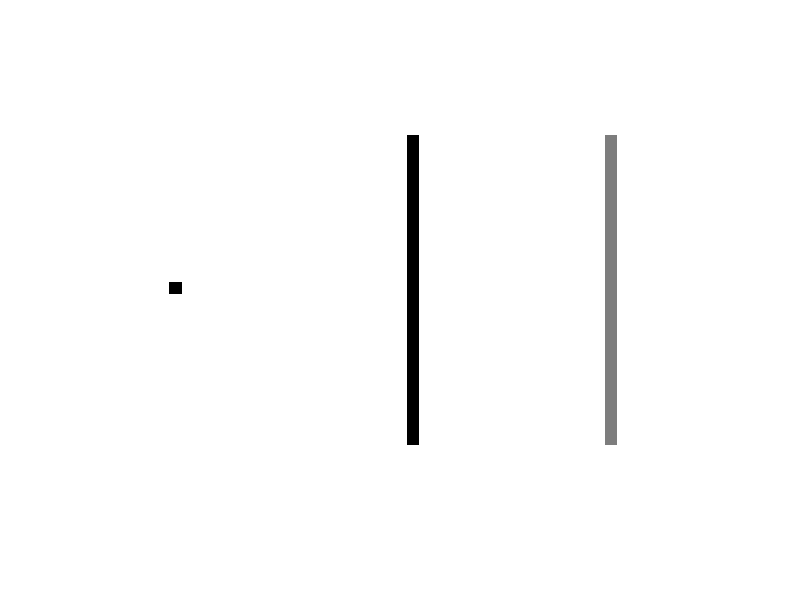

Write the MATLAB code that produced this figure. (Note: this script raises an error after producing the figure.)
clear;
clc;

alpha = .5;
beta = 0.1;
tau = 0.5;
RES = 0.5;
R = 100;


n = 128;
m = 256;
f = zeros(n,m);
f((n/2-2):(n/2+2),28:32) = 255;
f(:,126:130) = 255;
f(:,208:212) = 128;
figure(1);
imshow((255*ones(n,m)-f),[0,255]);

%%
%Compute Fext
K = AM_VFK(2, 128, 'power',1.8);
FFTsize = size(f) + size(K(:,:,1)) - 1;
k = K(:,:,1) + j*K(:,:,2);      % consider the vectors as complex numbers
temp = ifft2(fft2(f, FFTsize(1), FFTsize(2)) .* fft2(k, FFTsize(1), FFTsize(2)));

% remove padded points
rmv = (size(K(:,:,1)) - 1)/2;
temp = temp(rmv(1)+1:end-rmv(1), rmv(2)+1:end-rmv(2), :);
Fext(:,:,2) = imag(temp);
Fext(:,:,1) = real(temp);

% Normalize
Fmag = sqrt(sum(Fext.*Fext,3))+eps;
Fext(:,:,1) = Fext(:,:,1)./Fmag;
Fext(:,:,2) = Fext(:,:,2)./Fmag;

R = 28;

%%
%Show Fext vector field
figure(2);
AC_quiver(Fext,(255*ones(n,m)-f));

%%
%Show streamline
[x y] = meshgrid(1:4:(m-1),1:4:(n-1));
vt = [x(:) y(:)];   % seeds
VT = zeros([size(vt) 120]);
VT(:,:,1) = vt;
for i=1:119, % moving these seeds
    vt = AC_deform(vt,0,0,tau,Fext,1);
    VT(:,:,i+1) = vt;
end

%Define ground truth to color streamline according to FOI
impulse_noise = zeros(n,m);
impulse_noise((n/2-2):(n/2+2),28:32) = 255;
[iTy, iTx] = find(impulse_noise);
weak_edge = zeros(n,m);
weak_edge(:,208:212) = 128;
[wTy, wTx] = find(weak_edge);

figure(1);
hold on
for i=1:size(vt,1),
   if min(abs(VT(i,1,end)-iTx)+abs(VT(i,2,end)-iTy))<=2,
       plot(squeeze(VT(i,1,:)), squeeze(VT(i,2,:)),'r','linewidth',1)
   elseif min(abs(VT(i,1,end)-wTx)+abs(VT(i,2,end)-wTy))<=2,
       plot(squeeze(VT(i,1,:)), squeeze(VT(i,2,:)),'y','linewidth',1)
   else
       plot(squeeze(VT(i,1,:)), squeeze(VT(i,2,:)),'p','linewidth',1)
   end
end
hold off
%axis equal; axis 'ij';
%axis([1 (m-1) 1 (n-1)])